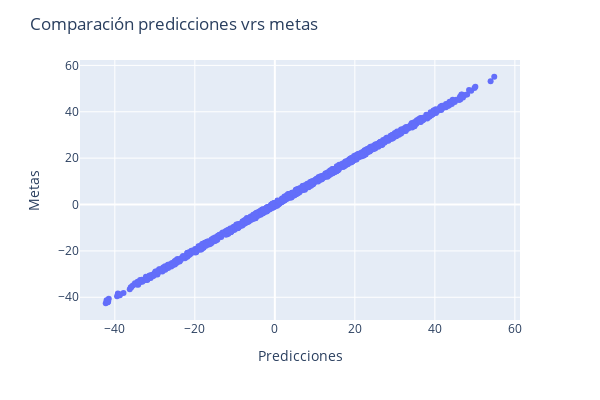

Write notebook code for a chart like this one.
### Markdown cell above
### Con Plotly Express

### Code cell
fig = px.scatter(x = np.squeeze(modelo.predict_on_batch(datos['entradas'])), 
                 y =  np.squeeze(datos['targets']))

fig.update_layout(
    title="Comparación predicciones vrs metas",
    xaxis_title="Predicciones",
    yaxis_title="Metas",
    width = 600,
    height = 400,)

fig.show()

### Figure 1 — Plotly figure (JSON) as saved in the notebook; plotly's stock layout.template omitted (floating-point values rounded to 4 significant figures; data arrays with more than 128 entries replaced by an {"elided": "..."} marker saying what was removed)
{"data": [{"hovertemplate": "x=%{x}<br>y=%{y}<extra></extra>", "legendgroup": "", "marker": {"color": "#636efa", "symbol": "circle"}, "mode": "markers", "name": "", "orientation": "v", "showlegend": false, "type": "scatter", "x": {"elided": "1000 float values"}, "xaxis": "x", "y": {"elided": "1000 float values"}, "yaxis": "y"}], "layout": {"height": 400, "legend": {"tracegroupgap": 0}, "margin": {"t": 60}, "title": {"text": "Comparación predicciones vrs metas"}, "width": 600, "xaxis": {"anchor": "y", "domain": [0, 1], "title": {"text": "Predicciones"}}, "yaxis": {"anchor": "x", "domain": [0, 1], "title": {"text": "Metas"}}}}
